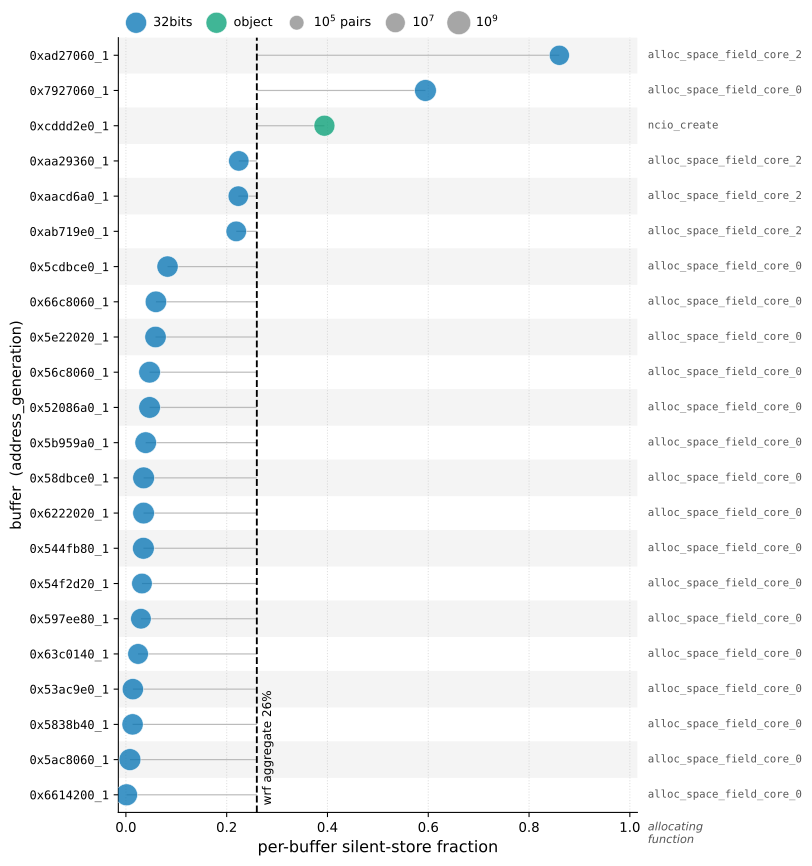

Reproduce this figure in Python.
#!/usr/bin/env python3
"""wrf silent-store zoom: the heaviest individual buffers, one row each.

Companion to 35_per_buffer_silent (the whole-suite strip). That figure
compresses wrf into a single row of dots; this one names the buffers.
Each row is one buffer -- one (alloc_addr, generation), labelled
<addr>_<generation> -- and the dot sits at its silent-store fraction,
area log-scaled in silent-eligible pairs. Rows are the top N buffers by
pairs, sorted by silent fraction so the spread is visible top to bottom;
the right margin names the allocating function, so buffers from the same
source-level site line up. The dashed line marks wrf's benchmark
aggregate -- the single number Figure~2 reports for the whole row. The
point: the heavy buffers of one benchmark span the full 0-to-1 range and
almost none sit at the aggregate.
"""
import re
from pathlib import Path

import matplotlib.pyplot as plt
import numpy as np
import pandas as pd

HERE = Path(__file__).resolve().parent
OUT = HERE / "figure.svg"

TOP_BUFFERS = 22
COLORS = {"32bits": "#0072B2", "64bits": "#56B4E9", "object": "#009E73"}
SIZE_LO, SIZE_HI = 3.0, 9.0
AREA_LO, AREA_HI = 20.0, 320.0


def dot_area(pairs: np.ndarray) -> np.ndarray:
    return np.interp(np.log10(pairs.astype(float)),
                     [SIZE_LO, SIZE_HI], [AREA_LO, AREA_HI])


def short(site: str) -> str:
    r"""Drop the Fortran module prefix (...\_MOD\_) for a readable label."""
    s = re.sub(r'^.*_MOD_', '', str(site))
    return s or "(unattributed)"


def main() -> None:
    df = pd.read_csv(HERE / "result.csv")
    df = df[df.pairs > 0].copy()

    agg = df["silent"].sum() / df["pairs"].sum()   # wrf benchmark aggregate

    buf = df.sort_values("pairs", ascending=False).head(TOP_BUFFERS).copy()
    buf = buf.sort_values("silent_frac", ascending=False).reset_index(drop=True)
    buf["label"] = buf["addr"] + "_" + buf["generation"].astype(str)
    y = np.arange(len(buf))

    fig, ax = plt.subplots(figsize=(8.6, 0.34 * len(buf) + 1.7))
    for i in range(0, len(buf), 2):
        ax.axhspan(i - 0.5, i + 0.5, color="#000000", alpha=0.045, zorder=0)

    # Stem from the aggregate to each buffer, so the deviation is legible.
    ax.hlines(y, agg, buf["silent_frac"], color="#BBBBBB",
              linewidth=0.9, zorder=1)
    for atype, color in COLORS.items():
        sub = buf[buf.alloc_type == atype]
        if sub.empty:
            continue
        ax.scatter(sub["silent_frac"], sub.index,
                   s=dot_area(sub["pairs"].to_numpy()), color=color,
                   alpha=0.75, edgecolor="white", linewidth=0.5,
                   label=atype, zorder=3)

    ax.axvline(agg, color="#000000", linestyle="--", linewidth=1.4, zorder=2)
    ax.text(agg + 0.01, len(buf) - 0.7, f"wrf aggregate {agg:.0%}",
            rotation=90, ha="left", va="bottom", fontsize=9.0,
            color="#000000", zorder=5)

    # Right margin: the allocating function for each buffer.
    for i, row in buf.iterrows():
        ax.text(1.02, i, short(row["site"]), ha="left", va="center",
                fontsize=8.0, color="#555", family="monospace",
                transform=ax.get_yaxis_transform())
    ax.text(1.02, -0.012, "allocating\nfunction", ha="left", va="top",
            fontsize=8.5, color="#555", style="italic",
            transform=ax.transAxes)

    ax.set_yticks(y)
    ax.set_yticklabels(buf["label"], fontsize=9.0, family="monospace")
    ax.set_ylim(len(buf) - 0.5, -0.5)
    ax.set_xlim(-0.015, 1.015)
    ax.set_xlabel("per-buffer silent-store fraction", fontsize=12)
    ax.set_ylabel("buffer  (address_generation)", fontsize=11)
    ax.tick_params(axis="x", labelsize=10)
    ax.grid(axis="x", linestyle=":", alpha=0.4)
    ax.set_axisbelow(True)
    for spine in ("top", "right"):
        ax.spines[spine].set_visible(False)

    size_key = [plt.scatter([], [], s=dot_area(np.array([10.0**e])),
                            color="#888", alpha=0.75, edgecolor="white",
                            linewidth=0.5) for e in (5, 7, 9)]
    handles, labels = ax.get_legend_handles_labels()
    handles += size_key
    labels += [r"$10^5$ pairs", r"$10^7$", r"$10^9$"]
    ax.legend(handles, labels, loc="lower left", frameon=False,
              bbox_to_anchor=(0.0, 1.005), ncol=6, fontsize=9.5,
              columnspacing=0.9, handletextpad=0.35, borderaxespad=0.0)

    fig.tight_layout()
    fig.savefig(OUT, format="svg", bbox_inches="tight")
    print(f"wrote {OUT}  (aggregate {agg:.3f})")


if __name__ == "__main__":
    main()
